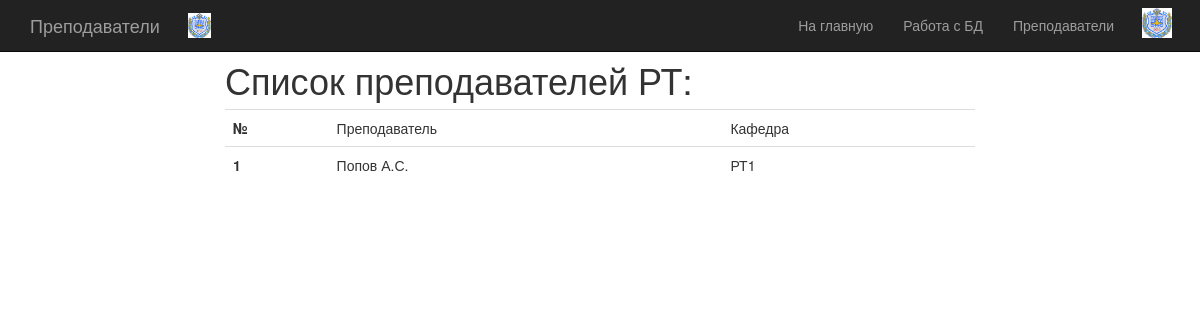
Page /teachersRT on the committed database.
### my_app/models.py (models this page shows)
class teacherRT(models.Model):
        teacher_fio = models.CharField(max_length=100)
        teacher_department = models.CharField(max_length=100)

### my_app/views.py (the view)
# urls.py: url(r'^teachersRT', TeacherRTView.as_view(), name='RT_url'),
class TeacherRTView(ListView):
    model = teacherRT
    template_name = 'RT.html'

### templates/RT.html
{% extends 'base.html' %}
{% block body1 %}
    <div id="header1">
        <div class="container">
            <div class="row centered">
                <div class="col-lg-8 col-lg-offset-2">
                    <h1><br>Список преподавателей РТ:<br></h1>
                <table class="table table-hover table-inverse">
                <tr>
                    <th>№</th>
                    <td>Преподаватель</td>
                    <td>Кафедра</td>
                </tr>
                {% for teacherRT in object_list %}
                    <tr>
                        <th scope="row">{{teacherRT.id}}</th>
                        <td> {{teacherRT.teacher_fio}} </td>
                        <td>{{ teacherRT.teacher_department }}</td>
                    </tr>
                {% endfor %}
                </table>
                </div>
            </div>
        </div>
    </div>
{% endblock %}

### rows in the picture
teacherRT: id "1", teacher_fio "Попов А.С.", teacher_department "РТ1"
